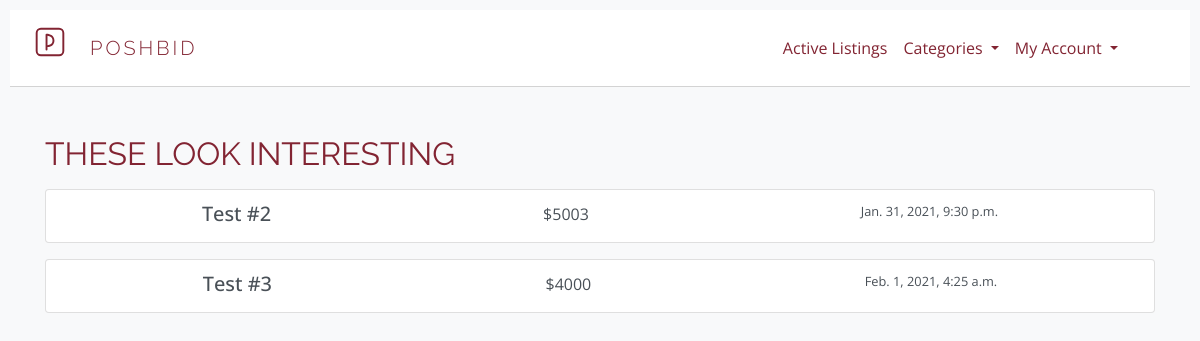
The page /my-watchlist (signed in) on the database its author committed.
### auctions/models.py (models this page shows, shortened)
class Listing(models.Model):
    title = models.CharField(max_length=50)
    description = models.TextField(max_length=1000)
    size = models.CharField(max_length=10, blank=True)
    price = models.PositiveSmallIntegerField()
    highestbid = models.PositiveSmallIntegerField(blank=True)
    photo_url = models.URLField(max_length=500, blank=True, default="https://images.unsplash.com/photo-1517502166878-35c93a0072f0?ixid=MXwxMjA3fDB8MHxwaG90by1wYWdlfHx8fGVufDB8fHw%3D&ixlib=rb-1.2.1&auto=format&fit=crop&w=934&q=80")
    timestamp = models.DateTimeField(auto_now=False, auto_now_add=False)
    active = models.BooleanField(default=True)
    user = models.ForeignKey(User, on_delete=models.CASCADE)
    NEUTRAL = 'NRL'
    WOMEN = 'WMN'
    MEN = 'MEN'
    GENDER_CHOICES = [
        (NEUTRAL, 'Neutral'),
        (WOMEN, 'Women'),
        (MEN, 'Men')
    ]
    gender = models.CharField(max_length=3, choices=GENDER_CHOICES, blank=True)
    UNKNOWN = 'UNK'
    ACCESSORIES = 'AC'
    TOPS = 'TPS'
    JACKETS = 'JKT'
    SWEATERS = 'SWT'
    SHIRTS = 'SRT'
    SUITS = 'ST'
    DRESSES = 'DRS'
    PANTS = 'PN'
    JEANS = 'JN'
    SHORTS = 'SHR'
    SWIM = 'SWM'
    SHOES = 'SHO'
    CATEGORY_CHOICES = [
        (UNKNOWN, 'Unknown'),
        (ACCESSORIES, 'Accessories'),
        (TOPS, 'Tops'),
        (JACKETS, 'Jackets'),
        (SWEATERS, 'Sweaters'),
        (SHIRTS, 'Shirts'),
        (SUITS, 'Suits'),
        (DRESSES, 'Dresses'),
        (PANTS, 'Pants'),
        (JEANS, 'Jeans'),
        (SHORTS, 'Shorts'),
        (SWIM, 'Swim'),
        (SHOES, 'Shoes'),
    ]
    category = models.CharField(max_length=3, choices=CATEGORY_CHOICES, blank=True)

### auctions/views.py (the view)
# urls.py: path("my-watchlist", views.watchlist_page, name="watchlist")
@login_required
def watchlist_page(request):
    try:
        watchlist = Watchlist.objects.filter(user_id=request.user.id).values_list("listing_id")
        watching = Listing.objects.filter(id__in = watchlist)
    except:
        watching = 0
    return render(request, "auctions/watchlist.html", {
        "watching": watching,
        "watchlist": len(Watchlist.objects.filter(user_id=request.user.id)),
        "total_items": len(Listing.objects.filter(user_id=request.user.id)),
        "genders": Listing.GENDER_CHOICES,
        "categories": Listing.CATEGORY_CHOICES
    })

### auctions/templates/auctions/watchlist.html (shortened to what this page needs)
{% extends "auctions/layout.html" %}
{% block body %}
    <h2 class="headers text-dark-red mt-5 mb-3">These Look Interesting</h2>
    {% for item in watching %}
      {% if item and item.active == 1 %}
        <div class="list-group mb-3">
            <a href="{% url 'listing' item.id %}" class="list-group-item list-group-item-action flex-column align-items-start">
              <div class="d-flex w-100 justify-content-around">
                <h5 class="mb-1">{{ item.title }}</h5>
                <p class="mb-1">${{ item.highestbid }}</p>
                <small>{{ item.timestamp }}</small>
              </div>
            </a>
        </div>
      {% endif %}
    {% endfor %}
{% endblock %}

### auctions/static/auctions/styles.css (style rules this page uses)
body { padding: 10px; font-family: 'Open Sans', sans-serif; overflow-x: hidden; }
.text-dark-red { color: rgb(130, 36, 50) !important; }
.headers { font-family: 'Raleway', sans-serif; font-weight: 400; text-transform: uppercase; }

### rows shown on the page
Listing: title "Test #2", highestbid "5003", timestamp "Jan. 31, 2021, 9:30 p.m."
Listing: title "Test #3", highestbid "4000", timestamp "Feb. 1, 2021, 4:25 a.m."
